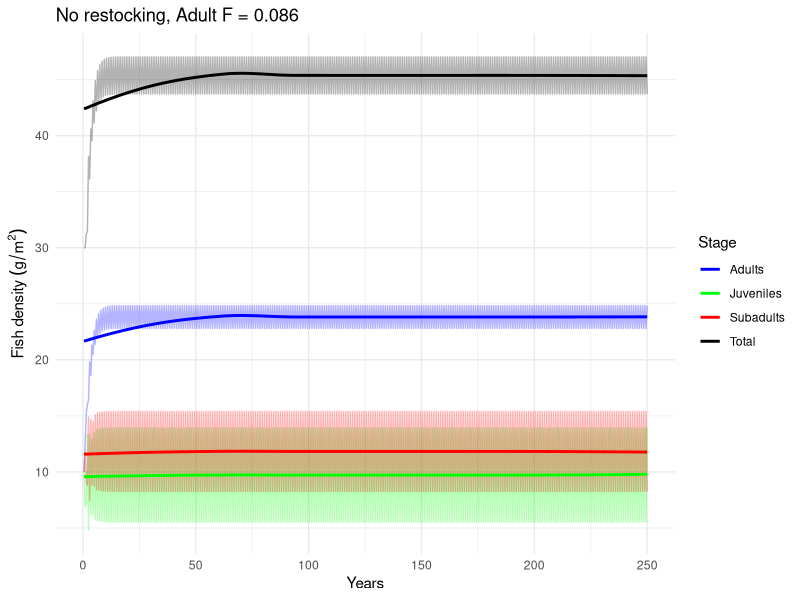

The R script that drew this image:
library(tidyverse)

# Define parameters
juvenile_survival_rate <- 1 - ((0.429*2) / 2)   # Probability of a juvenile surviving to the next time step
subadult_survival_rate <- 1 - ((0.429*1.5) / 2)   # Probability of a subadult surviving to the next time step
adult_survival_rate <-  1 - (0.429 / 2)  # 0.429 is the annual mortality, divided in 2 for 6 months time steps - Probability of an adult surviving to the next time step

juvenile_to_subadult_rate <- 1 #0.2 # Probability of a juvenile transitioning to subadult
subadult_to_adult_rate <- 0.5 #0.2   # Probability of a subadult transitioning to adult

reproduction_rate <- 2 #0.19
reproduction_rate_2 <- 1.5 #0.03

carrying_capacity <- 68 #g/m2, in range of Friedlander and Sandin studies

#restocking
restocked_juveniles <- 0

# Fishing rates
F_instantaneous <- 0.09
F_discrete <- 1 - exp(-F_instantaneous)
F_discrete

juvenile_fishing_rate <- 0 #(0.09/4)/2   # Fraction of juvenile population caught by fishing per time step
adult_fishing_rate <- F_discrete/2     # Fraction of adult population caught by fishing per time step

# Initial population sizes in g/m2 - made up values
juvenile_population <- 10
subadult_population <- 10
adult_population <- 10
total_population <- juvenile_population + subadult_population + adult_population

# Number of time steps to simulate
time_steps <- 500

# Vectors to store population sizes over time
juvenile_population_over_time <- numeric(time_steps)
subadult_population_over_time <- numeric(time_steps)
adult_population_over_time <- numeric(time_steps)
total_population_over_time <- numeric(time_steps)

# Initialize population sizes
juvenile_population_over_time[1] <- juvenile_population
subadult_population_over_time[1] <- subadult_population
adult_population_over_time[1] <- adult_population
total_population_over_time[1] <- total_population


# Simulation loop
for (t in 2:time_steps) {
  # Alternate reproduction rate based on the timestep (even or odd)
  if (t %% 2 == 0) {
    current_reproduction_rate <- reproduction_rate
  } else {
    current_reproduction_rate <- reproduction_rate_2
  }
  
  # Calculate the number of juveniles, subadults, and adults in the next time step
  total_population <- juvenile_population + subadult_population + adult_population
  new_juveniles <- adult_population * current_reproduction_rate * (1 - total_population / carrying_capacity)
  surviving_juveniles <- juvenile_population * juvenile_survival_rate * (1 - juvenile_fishing_rate)
  new_subadults <- juvenile_population * juvenile_to_subadult_rate
  surviving_subadults <- subadult_population * subadult_survival_rate
  new_adults <- subadult_population * subadult_to_adult_rate
  surviving_adults <- adult_population * adult_survival_rate * (1 - adult_fishing_rate)
  
  # Update population sizes
  if (t %% 2 == 0) {
    juvenile_population <- max(0, new_juveniles + surviving_juveniles - new_subadults + restocked_juveniles)
  } else {
    juvenile_population <- max(0, new_juveniles + surviving_juveniles - new_subadults)
  }
  
  subadult_population <- max(0, new_subadults + surviving_subadults - new_adults)
  adult_population <- max(0, new_adults + surviving_adults)
  #Store
  juvenile_population_over_time[t] <- juvenile_population
  subadult_population_over_time[t] <- subadult_population
  adult_population_over_time[t] <- adult_population
  total_population_over_time[t] <- total_population
}

# Plot the results
#plot(1:time_steps, juvenile_population_over_time, type = "o", col = "blue", 
#     ylim = c(0, max(juvenile_population_over_time, subadult_population_over_time, adult_population_over_time, total_population_over_time)), 
#     xlab = "Time", ylab = "Population Size") #main = "Stage-Structured Fish Population Model with Fishing & Restocking"
#lines(1:time_steps, subadult_population_over_time, type = "o", col = "green")
#lines(1:time_steps, adult_population_over_time, type = "o", col = "red")
#lines(1:time_steps, total_population_over_time, type = "o", col = "black")
#legend("topright", legend = c("Juveniles", "Subadults", "Adults", "Total"), col = c("blue", "green", "red", "black"), lty = 1)


population_data <- data.frame(
  Time = rep(1:time_steps, 4),
  Population = c(juvenile_population_over_time, subadult_population_over_time, adult_population_over_time, total_population_over_time),
  Stage = rep(c("Juveniles", "Subadults", "Adults", "Total"), each = time_steps)
)



# Create the plot
ggplot(population_data, aes(x = Time/2, y = Population, color = Stage)) +
  # Transparent lines and points for raw data
  geom_line(alpha = 0.3) +
  #geom_point(alpha = 0.3) +
  # Solid best fit lines for each stage
  geom_smooth(se = FALSE, size = 1) +
  labs(
    x = "Years",
    y = bquote("Fish density"~(g/m^2)),
    color = "Stage",
    title = "No restocking, Adult F = 0.086"
  ) +
  scale_color_manual(values = c("blue", "green", "red", "black")) +
  theme_minimal()
